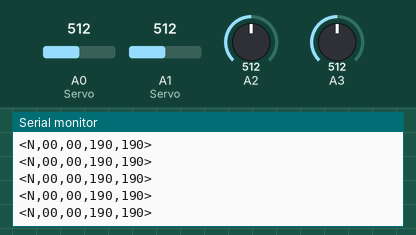
Bench run of a sketch on a simulated Arduino Uno, built with avr-gcc and run on an emulated ATmega328P. On the bench: the last lines printed to the serial monitor. Inputs (shaded band) come from the test bench; at power-on: A2 = 512, A3 = 512, A0 (Servo) = 512, A1 (Servo) = 512.

Above: at 1.2 s.
1.3 s: A2 set to 425
2.8 s: A2 set to 400
At 2.84 s:
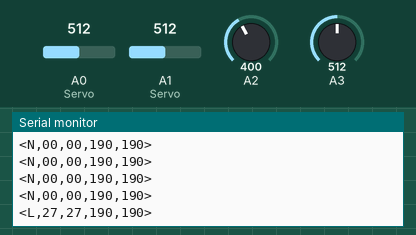
4.7 s: A3 set to 476
At 4.77 s:
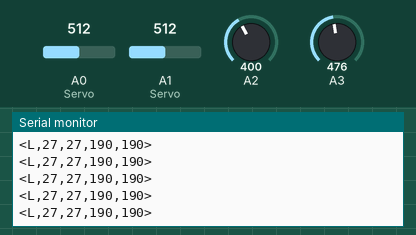
6.2 s: A3 set to 450
At 6.29 s:
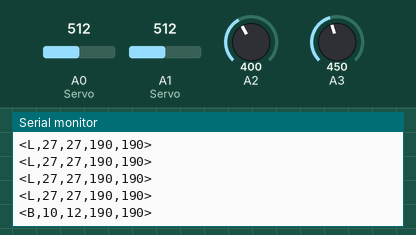

The sketch:

ode_with_variable_turning_while_continuting_fororbackward_mo.ino
```cpp
//"<F,##,##,###,###> "

String opCode;
String DATA;
String servoHead;
String servoTilt;

void setup()
{
Serial.begin(9600);
}

void loop()
{

  int SP1 = analogRead(A0); //Panning Servo
  int ST1 = analogRead(A1); //Tilting Servo
  int LR1 = analogRead(A2); //Forward/Backward
  int FB1 = analogRead(A3); //Left/Right


  int SPD1 = map(SP1, 0, 1024, 0, 180);
  int STD1 = map(ST1, 0, 1024, 0, 180);
  servoHead = (100 + SPD1);
  servoTilt = (100 + STD1);

  opCode = generateOpCode(FB1, LR1);

  DATA = "<" + opCode + "," + servoHead + "," + servoTilt + "> ";

  Serial.println(DATA);
  delay(100);
}

String generateOpCode (int FB1, int LR1)
{
String opCode = "N,00,00";
String RSpeed;
String LSpeed;

if (FB1 > 560)
{
  if (LR1 > 510)
  {

    FB1 = map(FB1, 500, 1024, 0, 99);
    LR1 = map(LR1, 500, 1024, 0, 60);
    int FB2 = FB1 - LR1/2.5;
    if (FB2 < 10)
    {
      FB2 = 10;
    }
    RSpeed = String(FB2);
    LSpeed = String(FB1);
    opCode = "F," + LSpeed + "," + RSpeed;
  }
  else if (LR1 < 470)
  {
    FB1 = map(FB1, 500, 1024, 0, 99);
    LR1 = map(LR1, 0, 550, 60, 0);
    int FB2 = FB1 - LR1/2.5;
    if (FB2 < 10)
    {
      FB2 = 10;
    }
    RSpeed = String(FB1);
    LSpeed = String(FB2);
    opCode = "F," + LSpeed + "," + RSpeed;
  }
  else
  {
    FB1 = map(FB1, 500, 1024, 10, 99);
    String RLSpeed = String(FB1);
    opCode = "F," + RLSpeed + "," + RLSpeed;
  }
}

else if (FB1 < 460)
{
  if (LR1 > 550)
  {
    LR1 = map(LR1, 500, 1024, 0, 60);
    FB1 = map(FB1, 0, 460, 99, 10);
    int FB2 = FB1 - LR1/2.5;
    if (FB2 < 10)
    {
      FB2 = 10;
    }
    RSpeed = String(FB1);
    LSpeed = String(FB2);
    opCode = "B," + LSpeed + "," + RSpeed;
  }
  else if (LR1 < 470)
  {
    LR1 = map(LR1, 0, 470, 60, 0);
    FB1 = map(FB1, 0, 460, 99, 10);
    int FB2 = FB1 - LR1/2.5;
    if (FB2 < 10)
    {
      FB2 = 10;
    }
    RSpeed = String(FB2);
    LSpeed = String(FB1);
    opCode = "B," + RSpeed + "," + LSpeed;
  }
  else
  {
    FB1 = map(FB1, 500, 0, 10, 99);
    String RLSpeed = String(FB1);
    opCode = "B," + RLSpeed + "," + RLSpeed;
  }
 }

else if (LR1 > 611)
{
  LR1 = map(LR1, 500, 1024, 10, 99);
  String RLSpeed = String(LR1);
  opCode = "R," + RLSpeed + "," + RLSpeed;
}
else if (LR1 < 413)
{
  LR1 = map(LR1, 500, 0, 10, 99);
  String RLSpeed = String(LR1);
  opCode = "L," + RLSpeed + "," + RLSpeed;
}

return opCode;
}
```

Measured:
- the behaviour switches between 413 and 412 on A2 (found by bisection; images 0 and 1)
- the behaviour switches between 460 and 459 on A3 (found by bisection; images 2 and 3)
- after the input at 2.8 s, the serial monitor: prints a new line at once (image 1)
- after the input at 6.2 s, the serial monitor: prints a new line after 0.09 s (image 3)
